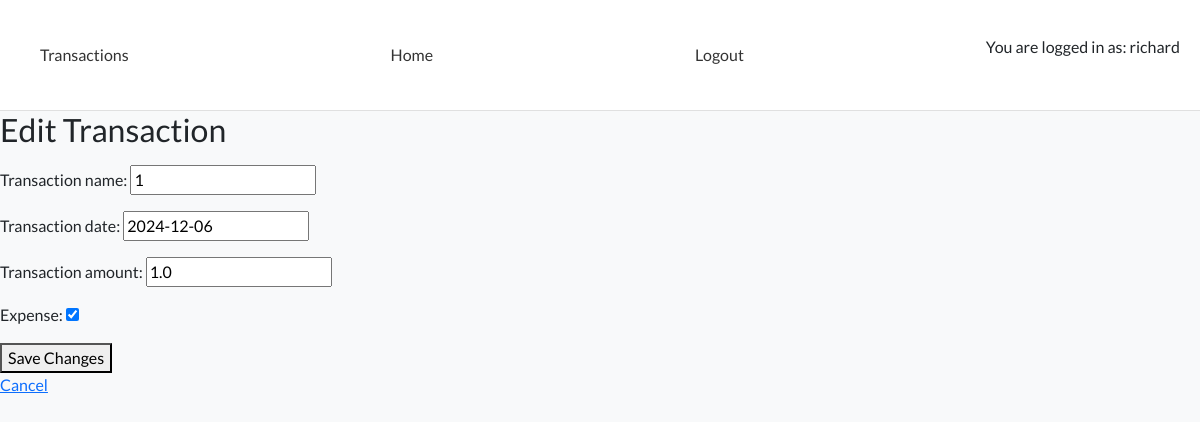
Screenshot of /edit/29/ (signed in) with the database file from the repository.
### transactions/models.py (models this page shows, shortened)
class Transaction(models.Model):
    transaction_id = models.AutoField(primary_key=True)
    transaction_name = models.CharField(max_length=255)
    transaction_date = models.DateField()
    transaction_amount = models.FloatField()
    expense = models.BooleanField()

### transactions/views.py (the view)
# urls.py: path('edit/<int:transaction_id>/', edit_transaction, name='edit_transaction'),
def edit_transaction(request, transaction_id):
    transaction = get_object_or_404(Transaction, pk=transaction_id)
    if request.method == 'POST':
        form = TransactionForm(request.POST, instance=transaction)
        if form.is_valid():
            form.save()
            transactions = Transaction.objects.all()
            return redirect('transactions')
    else:
        form = TransactionForm(instance=transaction)
    return render(
        request,
        'transactions/transaction_edit.html',
        {'form': form}
    )

### transactions/forms.py
class TransactionForm(forms.ModelForm):
    class Meta:
        model = Transaction
        fields = ('transaction_name', 'transaction_date', 'transaction_amount',
            'expense',)

### transactions/templates/transactions/transaction_edit.html (shortened to what this page needs)
<!DOCTYPE html>
<html lang="en">
<head>
    <link rel="stylesheet" href="https://cdnjs.cloudflare.com/ajax/libs/font-awesome/5.15.3/css/all.min.css">
    <link href="https://cdn.jsdelivr.net/npm/bootstrap@5.0.1/dist/css/bootstrap.min.css" rel="stylesheet"
>
    <link rel="stylesheet" href="home/templates/styles/style.css">
</head>
<body>
    <nav class="navbar navbar-expand-lg navbar-light bg-white">
        <div class="container-fluid">
            <a class="nav-link" href="{% url 'transactions' %}">Transactions</a>
            <a class="nav-link" href="{% url 'home' %}">Home</a>
            {% if user.is_authenticated %}
            <a class="nav-link" href="{% url 'account_logout' %}">Logout</a>
            <p>You are logged in as: {{ user.username }}</p>
            {% else %}
            <a class="nav-link" href="{% url 'account_login' %}">Login</a>
            <p>You are not logged in</p>
            {% endif %}
        </div>
    </nav>
    {% if user.is_authenticated %}
    <h2>Edit Transaction</h2>
    <form method="post">
        {{ form.as_p }}
        <button type="submit">Save Changes</button>
    </form>
    <a href="{% url 'transactions_list' %}">Cancel</a>
    {% else %}
    <h1>Please login to view this content</h1>
    {% endif %}
</body>
</html>

### home/templates/home/templates/styles/style.css (style rules this page uses)
body { font-family: 'Lato', sans-serif; background-color: #f8f9fa; margin: 0; padding: 0; }
.navbar { background-color: #be0909; border-bottom: 1px solid #e0e0e0; }
.navbar .nav-link { color: #333333; font-weight: 500; padding: 15px 20px; }
.container-fluid { padding: 20px; }

### rows the page displays
Transaction: transaction_name "1", transaction_date "2024-12-06", transaction_amount "1.0", expense "☑"

### other values shown
{{ user.username }} "richard"
